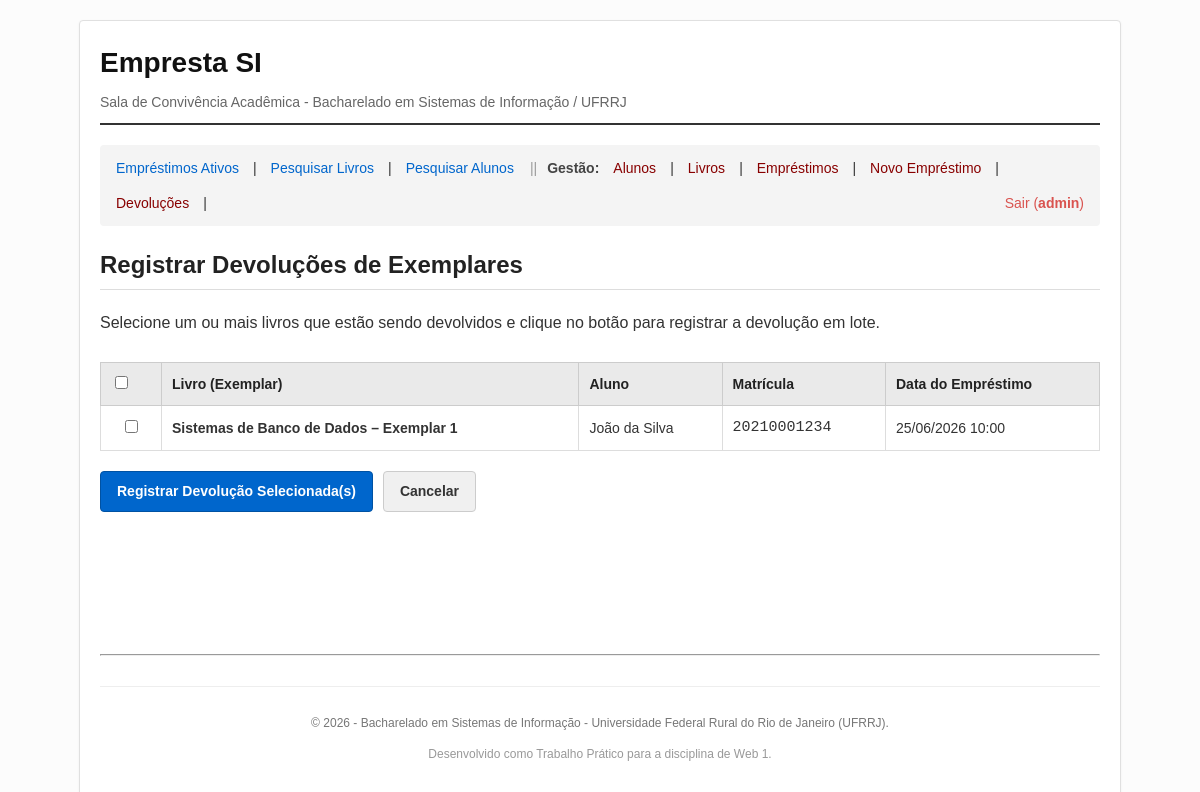
/public/locacao.php?acao=devolver (signed in), run on the app's committed database.
### tables this page shows
CREATE TABLE IF NOT EXISTS `Locacao` (
    `id_locacao` INT AUTO_INCREMENT PRIMARY KEY,
    `id_aluno` INT NOT NULL,
    `id_livro` INT NOT NULL,
    `data_emprestimo` DATETIME DEFAULT CURRENT_TIMESTAMP NOT NULL,
    `data_devolucao` DATE DEFAULT NULL,  
    CONSTRAINT `fk_locacao_aluno` FOREIGN KEY (`id_aluno`) REFERENCES `Aluno` (`id`) ON DELETE RESTRICT,
    CONSTRAINT `fk_locacao_livro` FOREIGN KEY (`id_livro`) REFERENCES `Livro` (`id`) ON DELETE RESTRICT
);

CREATE TABLE IF NOT EXISTS `Livro` (
    `id` INT AUTO_INCREMENT PRIMARY KEY,
    `titulo` VARCHAR(255) NOT NULL,
    `autores` TEXT NOT NULL,
    `editora` VARCHAR(100) NOT NULL,
    `edicao` INT NOT NULL,
    `ano_publicacao` YEAR NOT NULL,
    `exemplar` VARCHAR(255) NOT NULL,
    `alugado` TINYINT DEFAULT 0  
);

CREATE TABLE IF NOT EXISTS `Aluno` (
    `id` INT AUTO_INCREMENT PRIMARY KEY,
    `nome` VARCHAR(255) NOT NULL,
    `usuario` VARCHAR(50) UNIQUE NOT NULL,
    `senha` VARCHAR(255) DEFAULT NULL,  
    `matricula` CHAR(11) UNIQUE NOT NULL,
    `usuario_discord` VARCHAR(100) DEFAULT NULL,
    `email` VARCHAR(100) UNIQUE NOT NULL,
    `celular` VARCHAR(20) DEFAULT NULL,
    `gestor` TINYINT DEFAULT 0  
);

### controllers/LocacaoController.php (called while the page is built, shortened)
<?php
class LocacaoController {
    private $locacaoModel;
    public function __construct() {
        $this->locacaoModel = new Locacao();
    }
    public function devolver() {
        $locacoesAtivas = $this->locacaoModel->listarAtivas();
        require_once __DIR__ . '/../views/locacao/devolver.php';
    }
}

### config/config.php (called while the page is built, shortened)
<?php
spl_autoload_register(function ($className) {
    $directories = [
        __DIR__ . '/../models/',
        __DIR__ . '/../controllers/',
        __DIR__ . '/'
    ];
    foreach ($directories as $directory) {
        $file = $directory . $className . '.php';
        if (file_exists($file)) {
            return;
        }
    }
});

### config/Database.php (called while the page is built, shortened)
<?php
class Database {
    private static $conexao = null;
    public static function getConnection() {
        if (self::$conexao === null) {
            try {
                $dsn = "mysql:host=" . DB_HOST . ";port=" . DB_PORT . ";dbname=" . DB_NAME . ";charset=" . DB_CHARSET;
                $options = [
                    PDO::ATTR_ERRMODE            => PDO::ERRMODE_EXCEPTION,
                    PDO::ATTR_DEFAULT_FETCH_MODE => PDO::FETCH_ASSOC,
                    PDO::ATTR_EMULATE_PREPARES   => false,
                ];
                self::$conexao = new PDO($dsn, DB_USER, DB_PASS, $options);
            } catch (PDOException $e) {
                die("Falha na conexão com o banco de dados: " . $e->getMessage());
            }
        }
        return self::$conexao;
    }
}

### models/Locacao.php (called while the page is built, shortened)
<?php
class Locacao {
    private $db;
    public function __construct() {
        $this->db = Database::getConnection();
    }
    public function listarAtivas() {
        $sql = "SELECT Loc.*, A.nome as nome_aluno, A.matricula as matricula_aluno, L.exemplar as nome_exemplar, L.titulo as titulo_livro
                FROM Locacao Loc
                JOIN Aluno A ON Loc.id_aluno = A.id
                JOIN Livro L ON Loc.id_livro = L.id
                WHERE Loc.data_devolucao IS NULL
                ORDER BY Loc.data_emprestimo DESC";
        $stmt = $this->db->prepare($sql);
        $stmt->execute();
        return $stmt->fetchAll();
    }
}

### views/locacao/devolver.php (the view, shortened to what this page needs)
<?php
require_once __DIR__ . '/../layout/header.php';
require_once __DIR__ . '/../layout/nav.php';
?>
<div class="content-box">
    <h2>Registrar Devoluções de Exemplares</h2>
    <p>Selecione um ou mais livros que estão sendo devolvidos e clique no botão para registrar a devolução em lote.</p>
    <?php if (empty($locacoesAtivas)): ?>
        <div class="info-alert">
            Não há nenhum empréstimo ativo pendente de devolução no momento.
        </div>
        <p><a href="locacao.php?acao=listar" class="btn btn-secondary">Voltar ao Painel</a></p>
    <?php else: ?>
        <form action="locacao.php?acao=devolver" method="POST" id="formDevolucao">
            <div class="table-responsive">
                <table class="basic-table">
                    <thead>
                        <tr>
                            <th width="40"><input type="checkbox" id="select-all-devolucoes"></th>
                            <th>Livro (Exemplar)</th>
                            <th>Aluno</th>
                            <th>Matrícula</th>
                            <th>Data do Empréstimo</th>
                        </tr>
                    </thead>
                    <tbody>
                        <?php foreach ($locacoesAtivas as $ativa): ?>
                            <tr>
                                <td class="text-center">
                                    <input type="checkbox" name="ids_locacao[]" value="<?php echo (int)$ativa['id_locacao']; ?>" class="check-devolucao">
                                </td>
                                <td><strong><?php echo htmlspecialchars($ativa['nome_exemplar']); ?></strong></td>
                                <td><?php echo htmlspecialchars($ativa['nome_aluno']); ?></td>
                                <td class="font-mono"><?php echo htmlspecialchars($ativa['matricula_aluno']); ?></td>
                                <td><?php echo date('d/m/Y H:i', strtotime($ativa['data_emprestimo'])); ?></td>
                            </tr>
                        <?php endforeach; ?>
                    </tbody>
                </table>
            </div>
            <div class="form-actions" style="margin-top: 20px;">
                <button type="submit" class="btn btn-primary">Registrar Devolução Selecionada(s)</button>
                <a href="locacao.php?acao=listar" class="btn btn-secondary">Cancelar</a>
            </div>
        </form>
    <?php endif; ?>
</div>
<?php
require_once __DIR__ . '/../layout/footer.php';
?>

### public/assets/css/style.css (style rules this page uses)
body { font-family: Arial, Helvetica, sans-serif; line-height: 1.6; color: #333; background-color: #fcfcfc; margin: 0; padding: 0; }
h2 { color: #222; border-bottom: 1px solid #ddd; padding-bottom: 5px; margin-top: 0; }
.table-responsive { overflow-x: auto; margin-bottom: 20px; }
.basic-table { width: 100%; border-collapse: collapse; margin-top: 10px; font-size: 14px; text-align: left; }
.basic-table th { background-color: #eaeaea; color: #222; padding: 10px; border: 1px solid #cccccc; font-weight: bold; }
.basic-table td { padding: 10px; border: 1px solid #dddddd; }
.text-center { text-align: center; }
.font-mono { font-family: monospace; font-size: 15px; }
.form-actions { margin-top: 20px; display: flex; gap: 10px; }
.btn { display: inline-block; padding: 8px 16px; font-size: 14px; font-weight: bold; text-align: center; text-decoration: none; border-radius: 4px; border: 1px solid transparent; cursor: pointer; }
.btn-primary { background-color: #0066cc; color: #ffffff; border-color: #0052a3; }
.btn-secondary { background-color: #f0f0f0; color: #333333; border-color: #cccccc; }

### data on the page
locacao: id_livro.exemplar "Sistemas de Banco de Dados – Exemplar 1", id_aluno.nome "João da Silva", id_aluno.matricula "20210001234", data_emprestimo "25/06/2026 10:00"

### other printed values
$_SESSION['gestor_usuario'] "admin"
